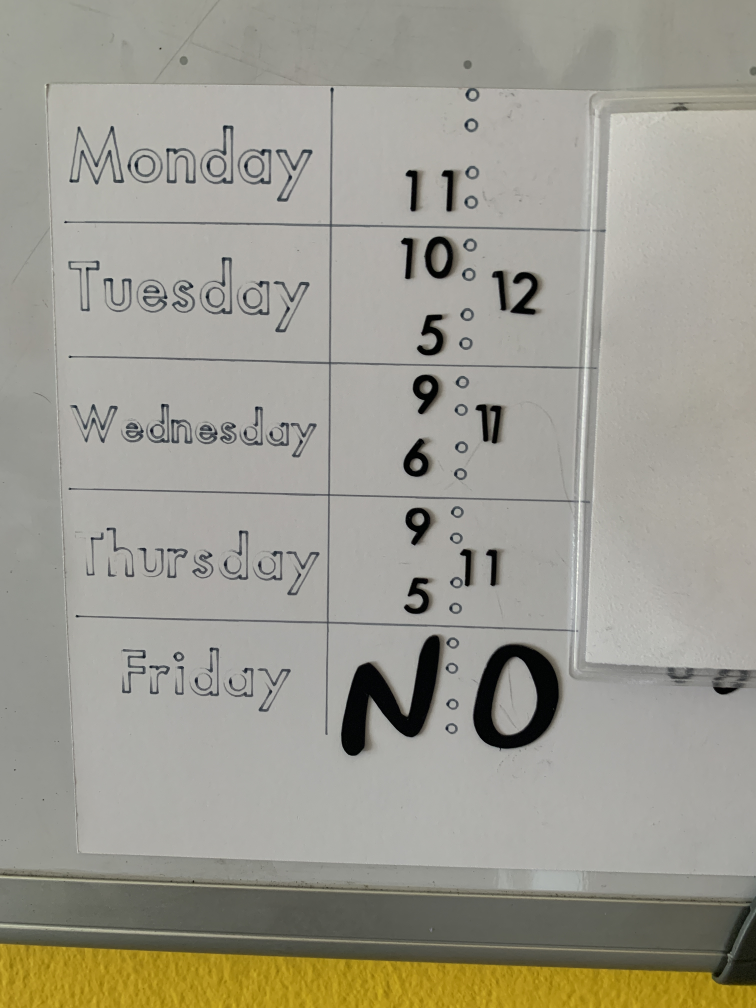
#> input picture image.JPG, 3024 x 4032 px (shown at 1/4 size)
$ python -i readimage.py   (imports and definitions only)
#> lines starting #> are read from the running program, lines starting #| are printed output that depends on the picture
import cv2
import imutils
import pytesseract
import numpy as np

#Read image file
def image(path):
    return cv2.imread(path)

#Pull text from image
#12 and 6 seem to work well
def read(image, x = 12):
    config = r'--oem 3 --psm {}'.format(x)
    return pytesseract.image_to_string(image, config = config)

#Write image to file
def write(image, filename = "modified.jpg"):
    cv2.imwrite(filename, image)

#Crop image to spec
def crop(image, left = None, right = None, top = None, bottom = None):
    return image[top:bottom, left:right]

#Resize image
def resize(image, height):
    return imutils.resize(image, height = height)

'''Image modification functions'''

#Grayscale
def grayscale(image):
    return cv2.cvtColor(image, cv2.COLOR_BGR2GRAY)

#Gaussian Blur
def guassian(image):
    return cv2.GaussianBlur(image, (5, 5), 0)

#Creates an edged image for easier OCR
def edged(image):
    return cv2.Canny(image, 75, 200)

#Noise removal
def noise_removal(image):
    return cv2.medianBlur(image, 5)

#Thresholding
def thresholding(image):
    return cv2.adaptiveThreshold(image, 255, cv2.ADAPTIVE_THRESH_GAUSSIAN_C, cv2.THRESH_BINARY, 11, 2)

#Transform points evaluation
# [19 lines left out: functions point_eval, transform, not called in this run]

'''Contour/Line mapping functions'''

#Find contours
def find_contours(image):
    return cv2.findContours(image, cv2.RETR_LIST, cv2.CHAIN_APPROX_SIMPLE)

#Sort contours
def sort_contours(contours):
    contours = imutils.grab_contours(contours)
    return sorted(contours, key = cv2.contourArea, reverse = True)[:5]

#Get outline of calendar via contours without drawing
# [17 lines left out: functions get_outline, draw_contours, not called in this run]

'''Frequent combo functions'''

#Returns edged image from input image, ready to find calendar outline
def prep_for_contours(image):
    image = grayscale(image)
    image = noise_removal(image)
    return edged(image)

#Use contours to return calendar outline
# [4 lines left out: function do_contours, not called in this run]

>>> import cv2
>>> picture = cv2.imread('image.JPG')
#> picture is the input picture: shape (4032, 3024, 3); mean B, G, R 143.8, 154.9, 157
>>> result = prep_for_contours(picture)
#> in grayscale, `return cv2.cvtColor(image, cv2.COLOR_BGR2GRAY)`:
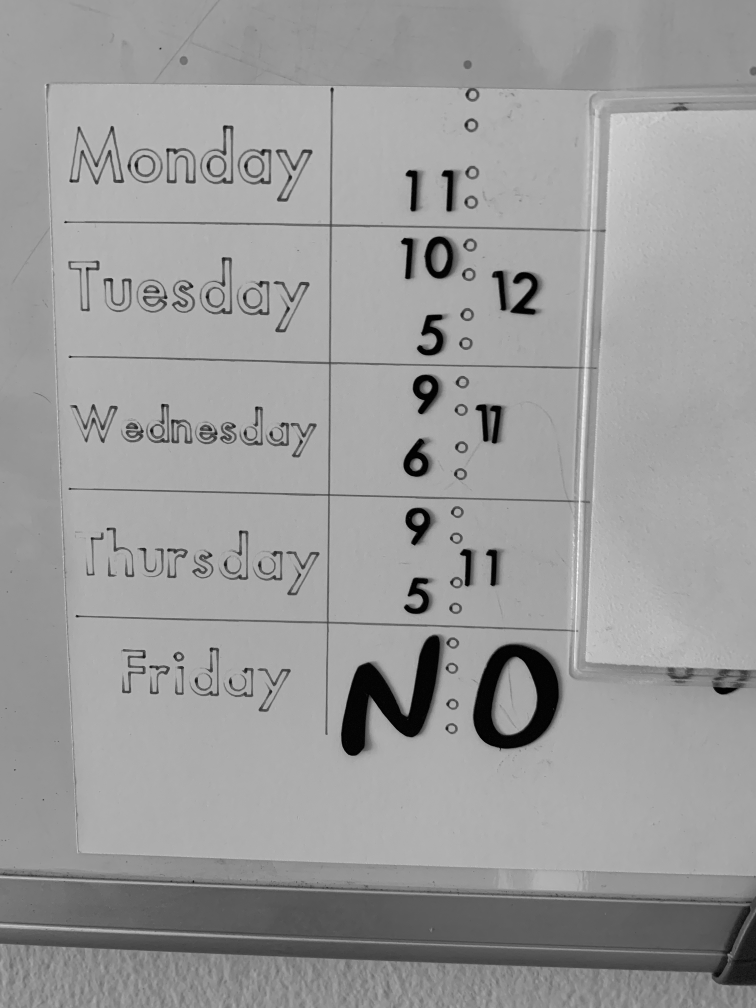
#> returned value: shape (4032, 3024) (shown at 1/4 size); min 0, max 254, mean 154.3
#> in edged, `return cv2.Canny(image, 75, 200)`:
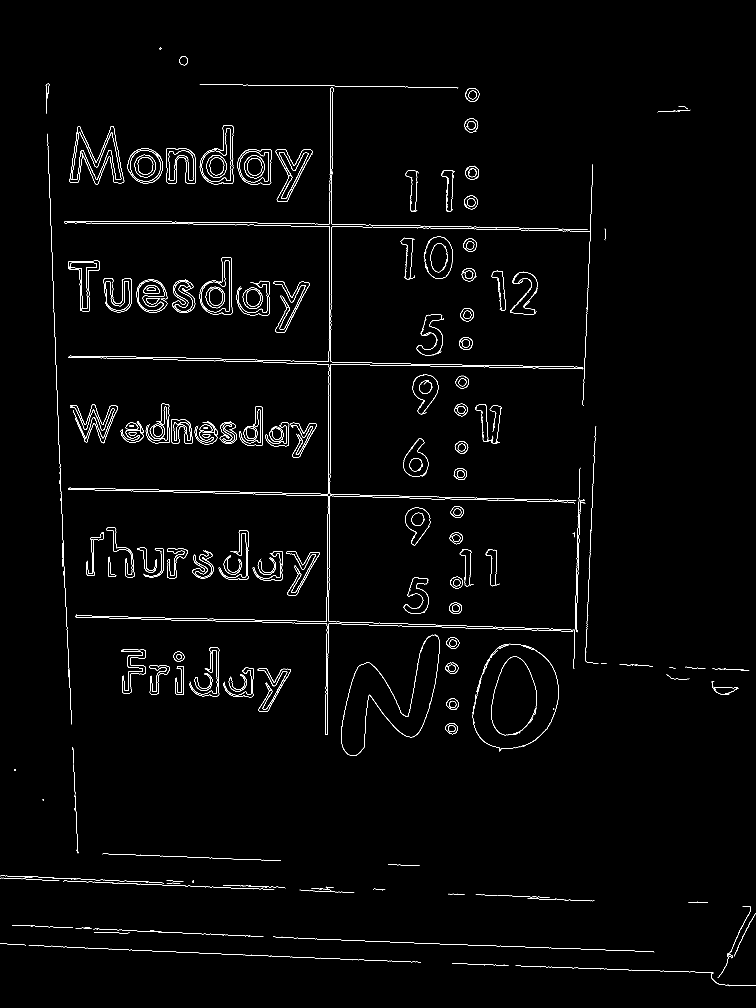
#> returned value: shape (4032, 3024) (shown at 1/4 size); 0.88% white in thin lines or dots

$ run again, on desie.JPG
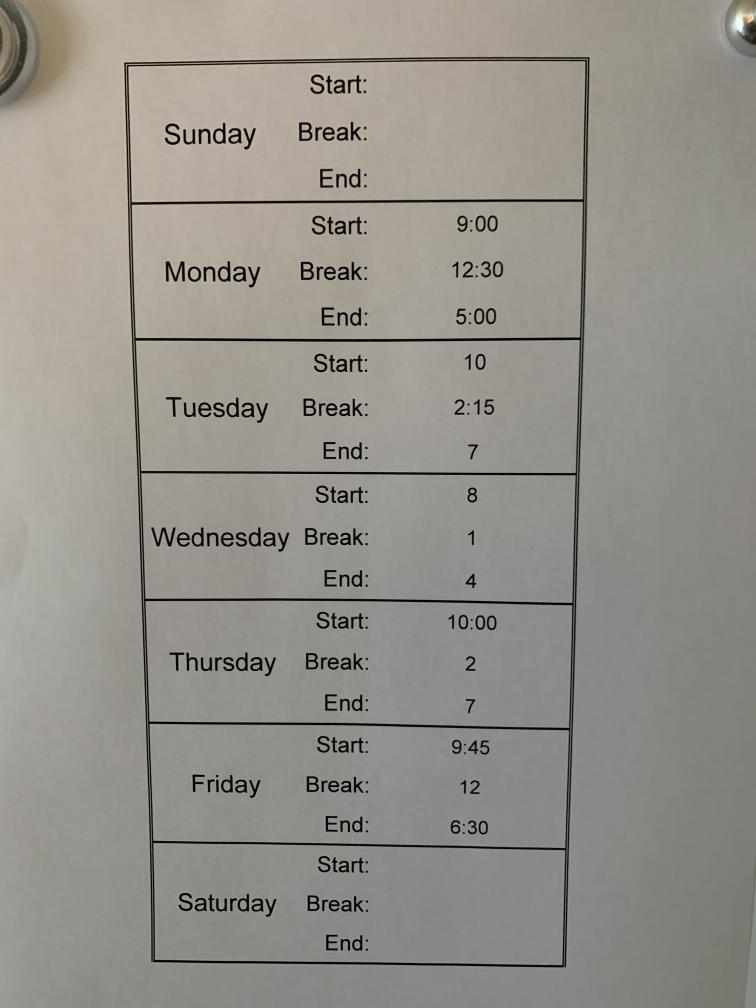
#> input picture desie.JPG, 3024 x 4032 px (shown at 1/4 size)
#> picture is the input picture: shape (4032, 3024, 3); mean B, G, R 138.5, 145.5, 148.5
#> in edged, `return cv2.Canny(image, 75, 200)`:
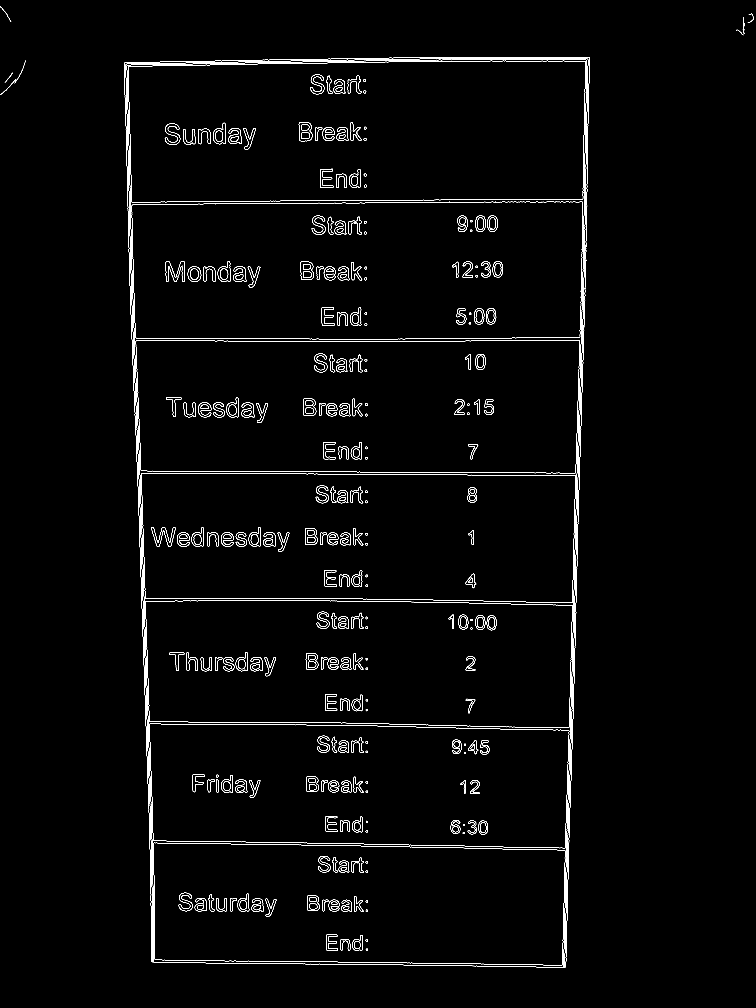
#> returned value: shape (4032, 3024) (shown at 1/4 size); 0.95% white in thin lines or dots

$ run again, on desielines.JPG
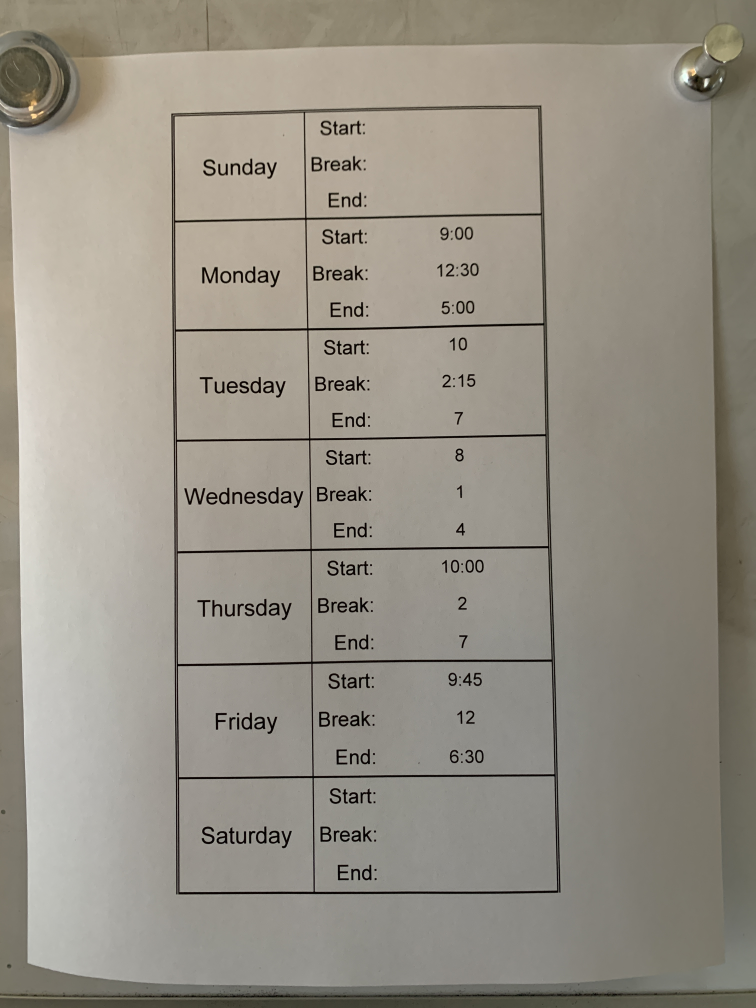
#> input picture desielines.JPG, 3024 x 4032 px (shown at 1/4 size)
#> picture is the input picture: shape (4032, 3024, 3); mean B, G, R 134, 145.1, 150.6
#> in grayscale, `return cv2.cvtColor(image, cv2.COLOR_BGR2GRAY)`:
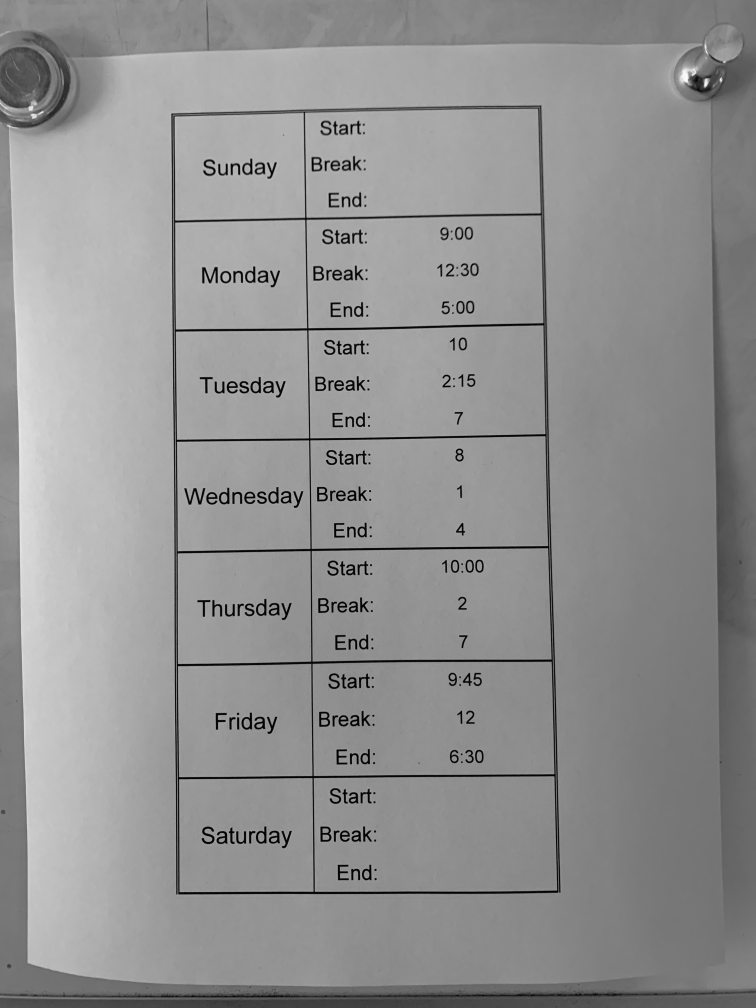
#> returned value: shape (4032, 3024) (shown at 1/4 size); min 0, max 254, mean 145.5
#> in edged, `return cv2.Canny(image, 75, 200)`:
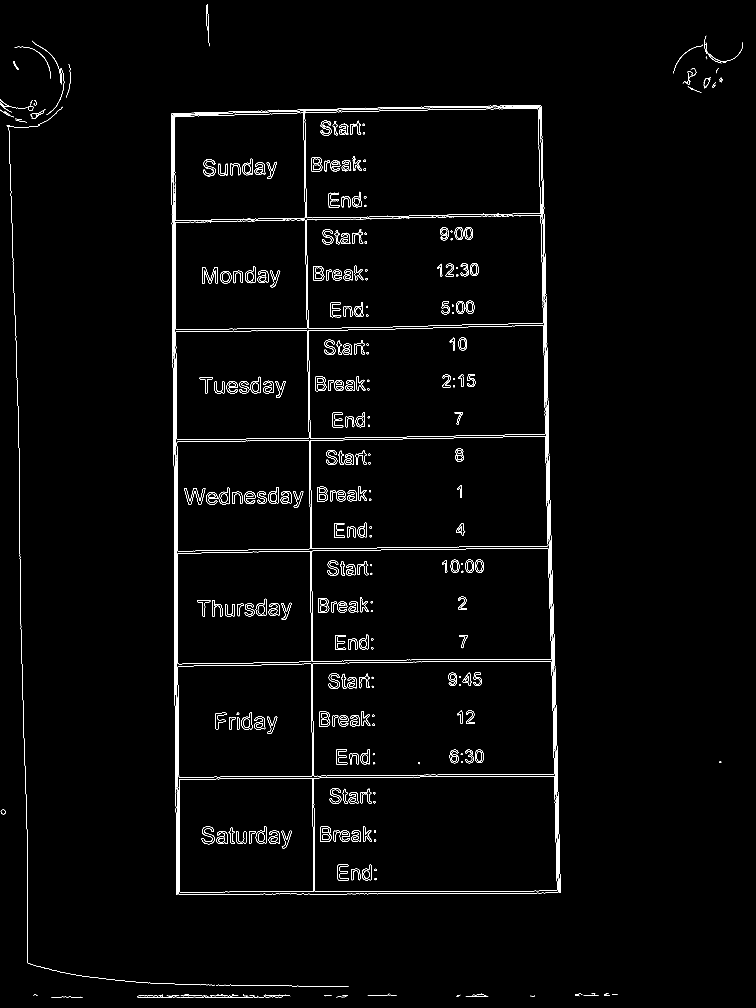
#> returned value: shape (4032, 3024) (shown at 1/4 size); 0.94% white in thin lines or dots

$ run again, on img.JPG
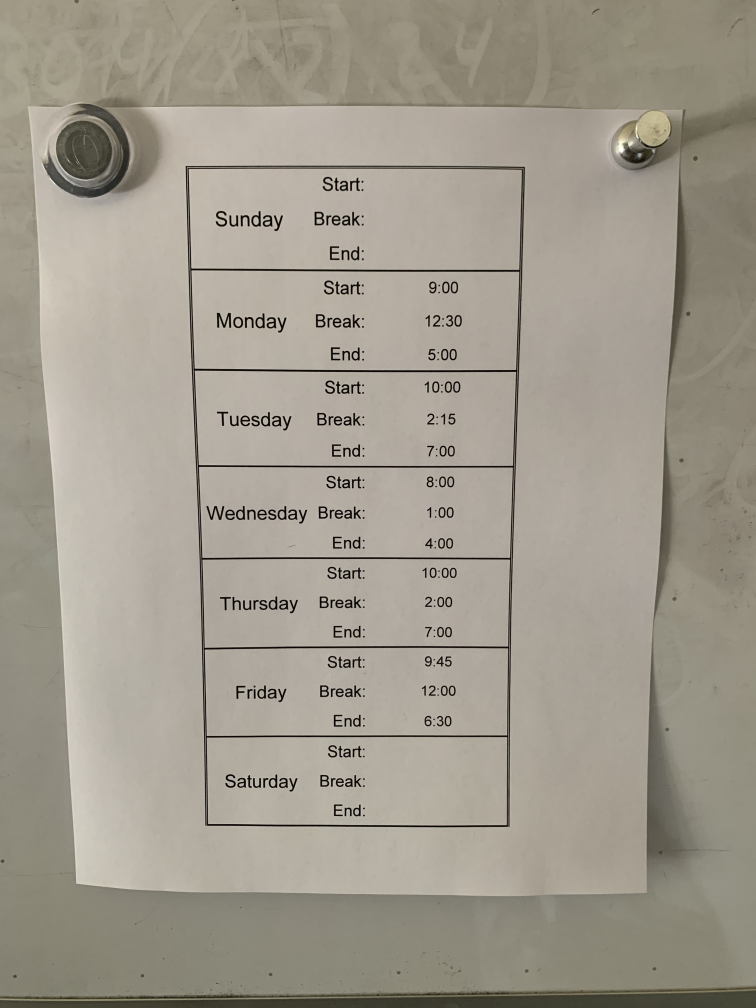
#> input picture img.JPG, 3024 x 4032 px (shown at 1/4 size)
#> picture is the input picture: shape (4032, 3024, 3); mean B, G, R 141.5, 154.2, 160.3
#> in edged, `return cv2.Canny(image, 75, 200)`:
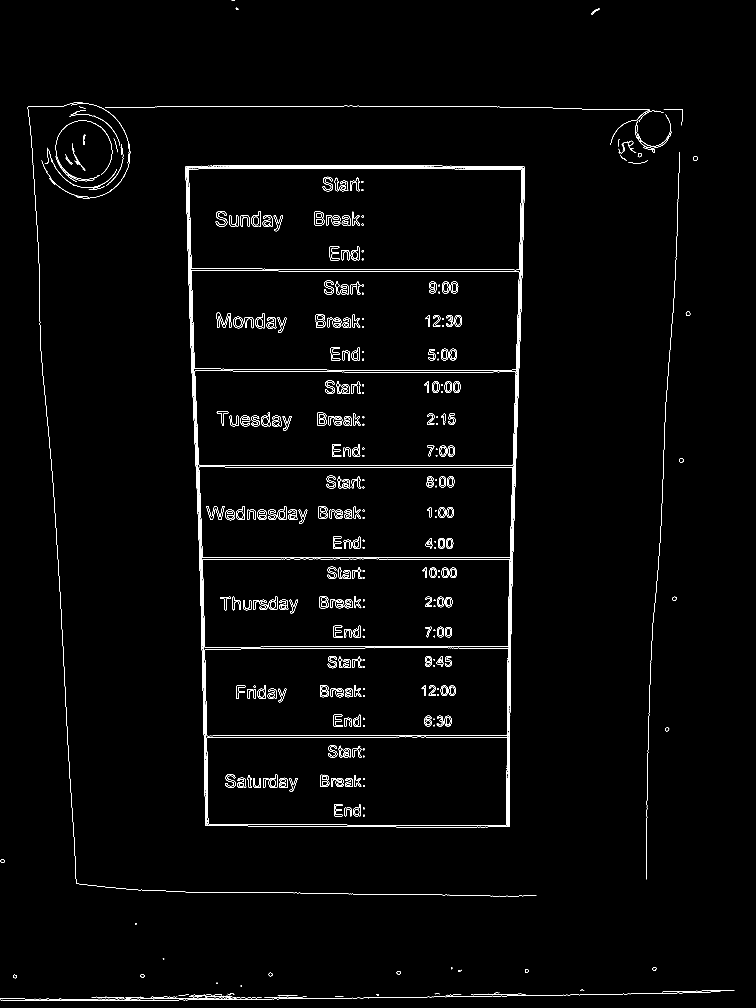
#> returned value: shape (4032, 3024) (shown at 1/4 size); 0.9% white in thin lines or dots
